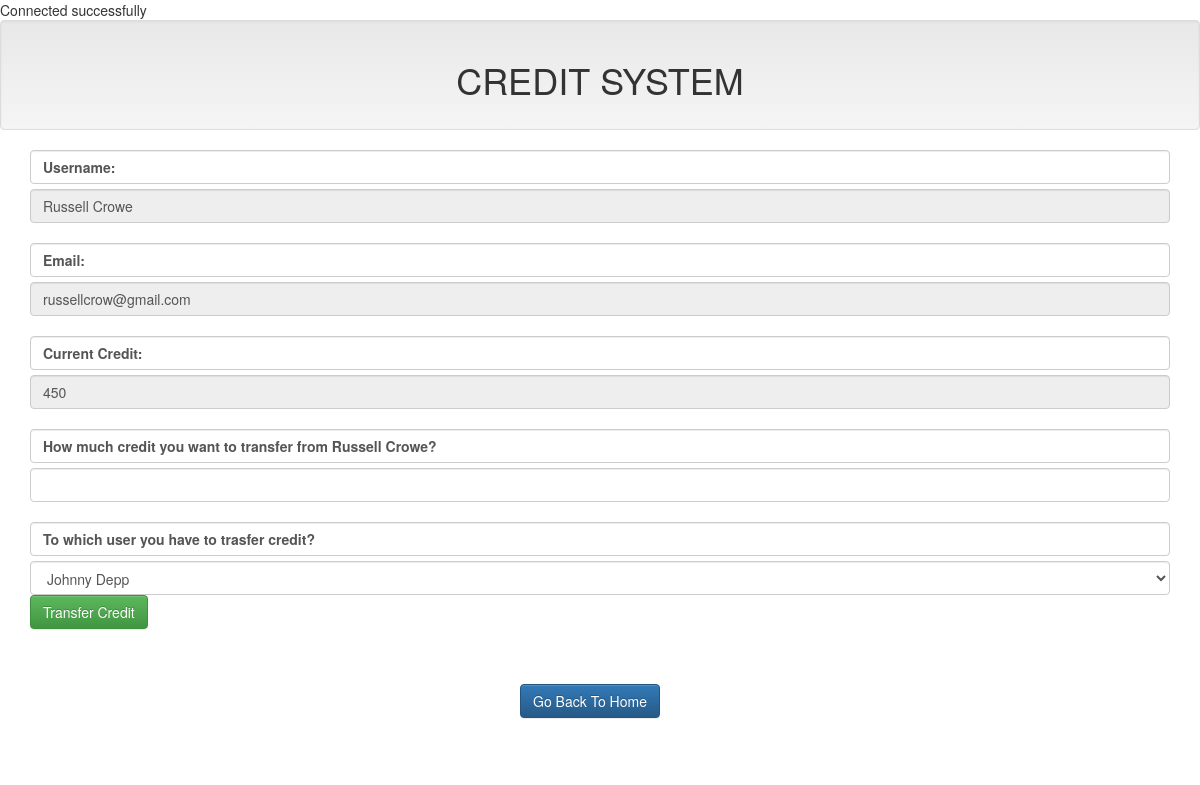
Screenshot of /users/RussellCrowe.php with the database file from the repository.
### tables this page shows
CREATE TABLE `name` (
  `ID` int(10) NOT NULL,
  `Name` varchar(15) NOT NULL,
  `E-mail` text NOT NULL,
  `Mobile No.` int(12) NOT NULL,
  `Credit` int(100) NOT NULL
);

### dbcon.php (called while the page is built, shortened)
<?php
$servername = "localhost";
$Name = "root";
$password = "";
$con = new mysqli($servername, $Name, $password, 'alluser');
  $query4 = " SELECT * FROM `name` WHERE `Name` = 'Russell Crowe' ";
  $run4 = mysqli_query($con, $query4);
  $RussellCrowe = mysqli_fetch_assoc($run4);
  ?>

### users/RussellCrowe.php (the view, shortened to what this page needs)
<?php
      include '../dbcon.php';
      include '../includes/header.php';
 ?>
 <div class="container">
   <form action="RussellCrowe.php" method="post">
        <div class="form-group">
          <div>
            <label for="Name" class="form-control">Username:</label>
            <input class="form-control" type="text" name="user" value="<?php echo $RussellCrowe['Name'] ?>" placeholder="<?php echo $RussellCrowe['Name']; ?>" disabled> <br/>
            <label for="E-mail" class="form-control">Email:</label>
            <input class="form-control" type="text" name="E-mail" value="<?php echo $RussellCrowe['E-mail']; ?>" placeholder="<?php echo $RussellCrowe['E-mail']; ?>" disabled><br/>
            <label for="Credit" class="form-control">Current Credit:</label>
            <input type="text" name="currentcredit" value="<?php echo $RussellCrowe['Credit']; ?>" class="form-control" placeholder="<?php echo $RussellCrowe['Credit']; ?>" disabled><br/>
            <label for="transfer" class="form-control">How much credit you want to transfer from <?php echo $RussellCrowe['Name']; ?>?</label>
            <input type="number" name="Credit" class="form-control" ><br/>
            <label for="touser" class="form-control">To which user you have to trasfer credit?</label>
        <select name="touser" class="form-control">
         <option>Johnny Depp</option>
        </select>
            <input type="submit" name="transfer" value="Transfer Credit" class="btn btn-success">
          </div>
        </div>
   </form>
 </div>
<?php include '../includes/footer.php'; ?>

### rows the page displays
name: user "Russell Crowe", E-mail "russellcrow@gmail.com", currentcredit "450", Name "Russell Crowe"
